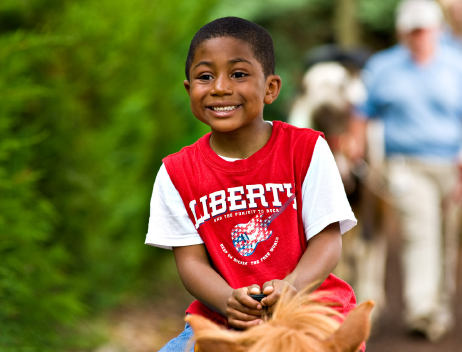
#> input picture notebooks/in/kid_1.jpg, 462 x 352 px, found by its file name
$ jupyter execute image_corneers.ipynb
#> lines starting #> are read from the running program, lines starting #| are printed output that depends on the picture
[cell 1]
from PIL import Image, ImageDraw, ImageFilter
#import matplotlib.pyplot as plt

ims = Image.open('kid_1.jpg')
#> ims is the input picture: PIL image 462x352 RGB; mean R, G, B 130.9, 112.7, 71.1

blur_radius = 5
offset = 1
back_color = Image.new(ims.mode, ims.size, (220,20,60))
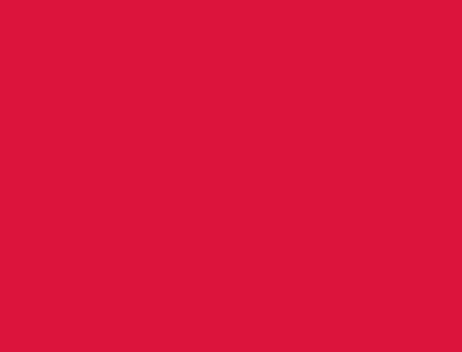
#> back_color: PIL image 462x352 RGB; mean R, G, B 220, 20, 60
offset = blur_radius * 2 + offset
mask = Image.new("L", ims.size, 0)
#> mask: PIL image 462x352 L; every value is 0
draw = ImageDraw.Draw(mask)

draw.rounded_rectangle((offset, offset, ims.size[0] - offset, ims.size[1] - offset), fill=255)

mask = mask.filter(ImageFilter.GaussianBlur(blur_radius))
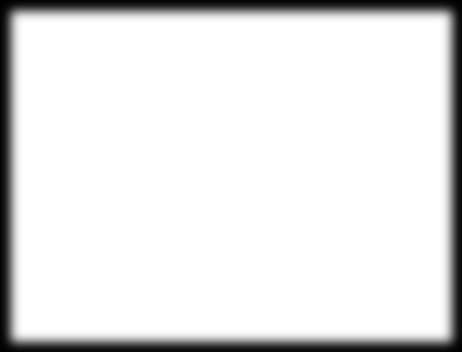
#> mask: PIL image 462x352 L; min 0, max 255, mean 228.8

ims_round = Image.composite(ims, back_color, mask)
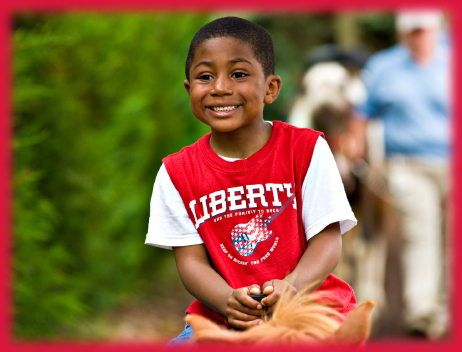
#> ims_round: PIL image 462x352 RGB; mean R, G, B 141.2, 102.1, 70.4
# plt.imshow(ims_round)
# ims_round.save('./kid_1_mask.jpg', quality=95)
ims_round

$ run again, with notebooks/in/kid.jpg copied over notebooks/in/kid_1.jpg
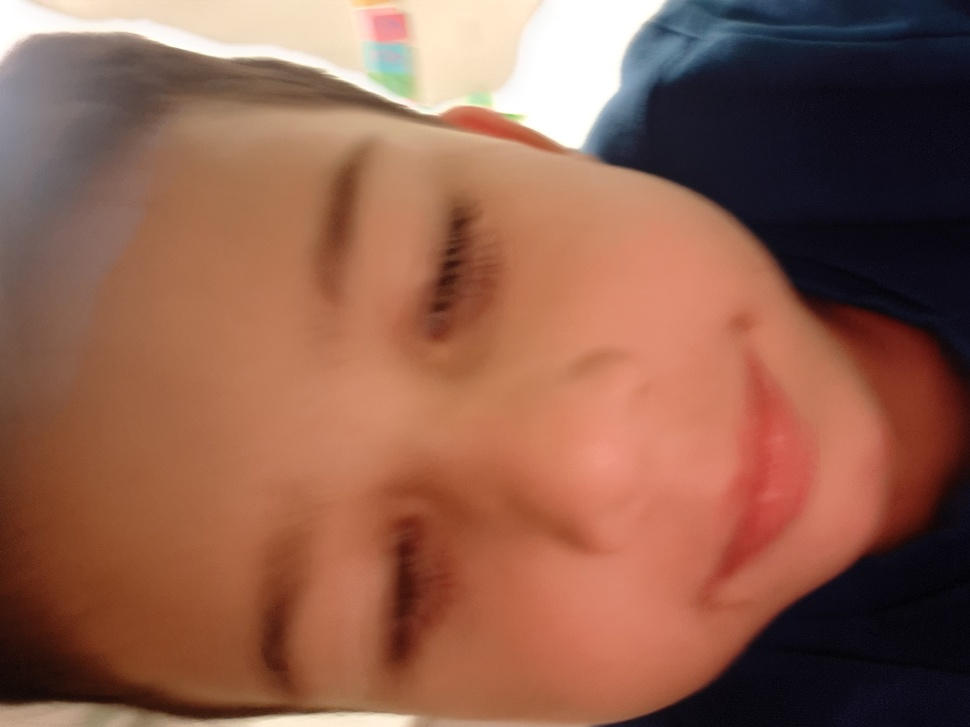
#> input picture notebooks/in/kid.jpg, 970 x 727 px, shrunk from 2640 x 1980 before the run, found by its file name
#> ims is the input picture: PIL image 970x727 RGB; mean R, G, B 143.6, 96.4, 78.4
#> `mask = mask.filter(ImageFilter.GaussianBlur(blur_radius))`:
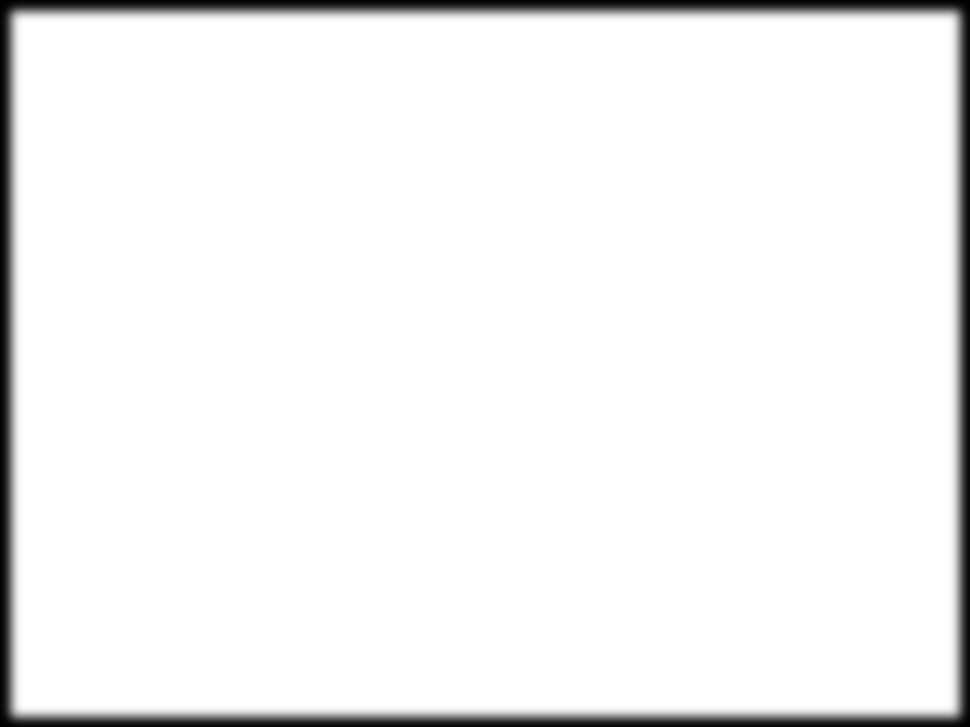
#> mask: PIL image 970x727 L; min 0, max 255, mean 242.3
#> `ims_round = Image.composite(ims, back_color, mask)`:
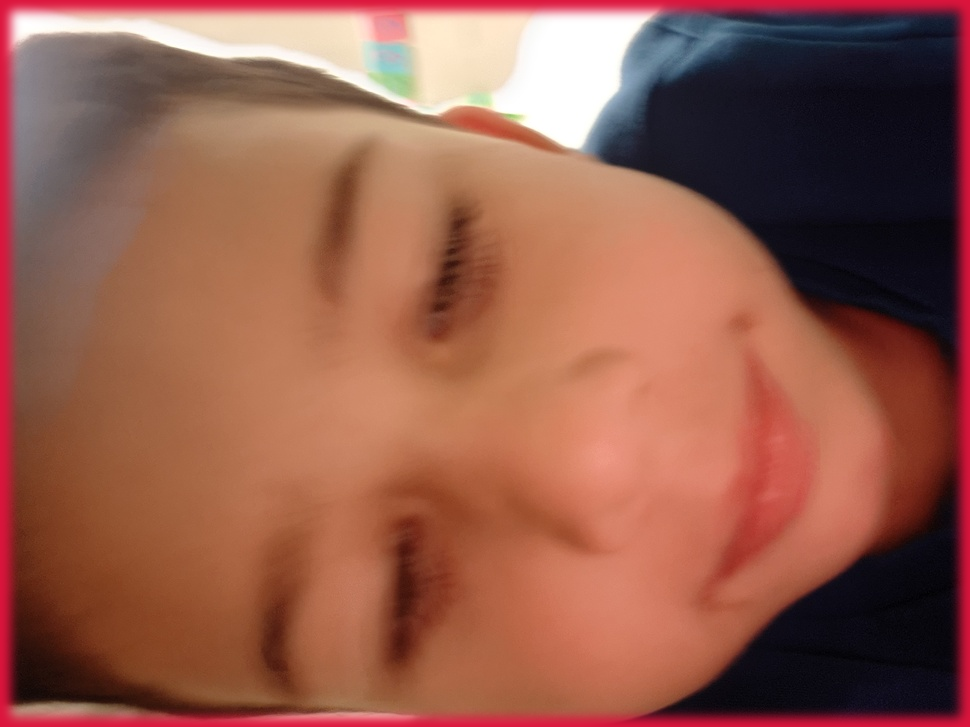
#> ims_round: PIL image 970x727 RGB; mean R, G, B 148.7, 92.3, 76.6
